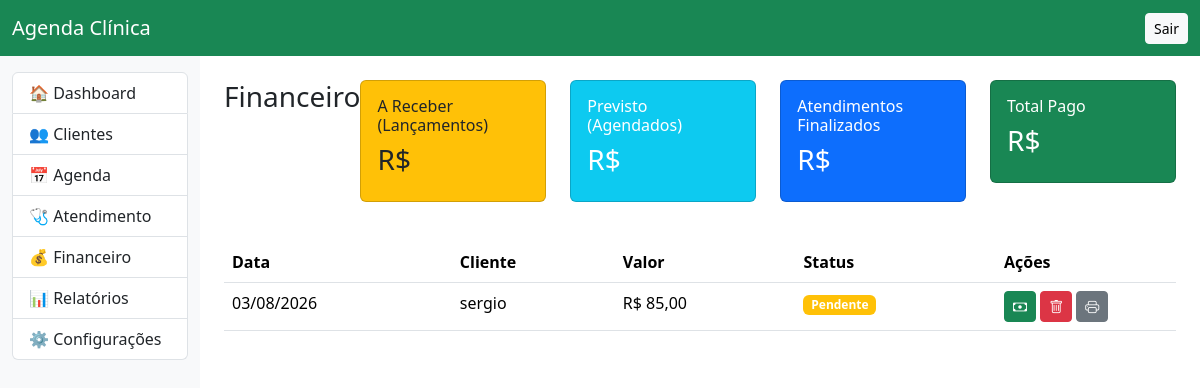
Screenshot of /financeiro/ (signed in) with the database file from the repository.
### financeiro/models.py (models this page shows, shortened)
class Lancamento(models.Model):
    cliente = models.ForeignKey(Cliente, on_delete=models.CASCADE)
    atendimento = models.OneToOneField(Atendimento, on_delete=models.CASCADE, null=True, blank=True)
    data = models.DateField()
    valor = models.DecimalField(max_digits=10, decimal_places=2)
    forma_pagamento = models.CharField(max_length=30, blank=True)
    status = models.CharField(max_length=15, choices=STATUS_CHOICES, default='PENDENTE')
    agendamento = models.OneToOneField(
        Agendamento,
        on_delete=models.SET_NULL,
        null=True,
        blank=True,
        related_name="lancamento"
    )
    descricao = models.CharField(max_length=255, blank=True, default='')
    data_vencimento = models.DateField(null=True, blank=True)
    criado_em = models.DateTimeField(auto_now_add=True, null=True, blank=True)
    alterado_em = models.DateTimeField(auto_now=True)

### clientes/models.py (models this page shows, shortened)
class Cliente(models.Model):
    STATUS = (
        ("ATIVO", "Ativo"),
        ("INATIVO", "Inativo"),
    )
    SEXO = (
        ("M", "Masculino"),
        ("F", "Feminino"),
        ("O", "Outro"),
    )
    nome = models.CharField("Nome", max_length=150)
    cpf = models.CharField(
        "CPF",
        max_length=14,
        blank=True,
        null=True
    )
    nascimento = models.DateField(
        "Nascimento",
        blank=True,
        null=True
    )
    sexo = models.CharField(
        "Sexo",
        max_length=1,
        choices=SEXO,
        blank=True
    )
    telefone = models.CharField(
        "Telefone",
        max_length=20,
        blank=True
    )
    whatsapp = models.CharField(
        "WhatsApp",
        max_length=20,
        blank=True
    )
    email = models.EmailField(
        "E-mail",
        blank=True
    )
    cep = models.CharField(
        max_length=9,
        blank=True
    )
    endereco = models.CharField(
        max_length=200,
        blank=True
    )
    numero = models.CharField(
        max_length=10,
        blank=True
    )
    bairro = models.CharField(
        max_length=100,
        blank=True
    )
    cidade = models.CharField(
        max_length=100,
        blank=True
    )
    uf = models.CharField(
        max_length=2,
        blank=True
    )
    profissional = models.ForeignKey(
        "usuarios.Usuario",
        on_delete=models.SET_NULL,
        null=True,
        blank=True,
        verbose_name="Suelen Garcia de Almeida",
    )
    valor_sessao = models.DecimalField(
        max_digits=10,
        decimal_places=2,
        default=0
    )
    dias_vencimento = models.PositiveIntegerField(
        default=5,
        help_text="Quantidade de dias após o agendamento para o vencimento da fatura"
    )
    total_sessoes = models.PositiveIntegerField(
        default=10
    )
    sessoes_realizadas = models.IntegerField(
    default=0
)
    status = models.CharField(
        max_length=10,
        choices=STATUS,
        default="ATIVO"
    )
    observacoes = models.TextField(
        blank=True
    )
    criado_em = models.DateTimeField(
        auto_now_add=True
    )
    atualizado_em = models.DateTimeField(
        auto_now=True
    )
    class Meta:
        ordering = ["nome"]
        verbose_name = "Cliente"
        verbose_name_plural = "Clientes"

### financeiro/views.py (the view)
# urls.py: path("", views.lista, name="agenda"),
@login_required
def lista(request):
    pesquisa = request.GET.get("q", "")
    status_filter = request.GET.get("status", "")
    lancamentos = Lancamento.objects.select_related("cliente", "agendamento").order_by("-data_vencimento")
    if pesquisa:
        lancamentos = lancamentos.filter(cliente__nome__icontains=pesquisa)
    if status_filter:
        lancamentos = lancamentos.filter(status=status_filter)
    return render(request, "financeiro/lista.html", {
        "financeiro": lancamentos,
        "pesquisa": pesquisa,
        "status": status_filter,
    })

### financeiro/templates/financeiro/lista.html
{% extends 'base.html' %}
{% block content %}
<div class="d-flex justify-content-between mb-3">
    <h3>Financeiro</h3>
<div class="row mb-4">
    <div class="col-md-3">
        <div class="card bg-warning text-dark">
            <div class="card-body">
                <h6 class="card-title">A Receber (Lançamentos)</h6>
                <h3>R$ {{ total_receber|floatformat:2 }}</h3>
            </div>
        </div>
    </div>
    <div class="col-md-3">
        <div class="card bg-info text-white">
            <div class="card-body">
                <h6 class="card-title">Previsto (Agendados)</h6>
                <h3>R$ {{ total_agendados|floatformat:2 }}</h3>
            </div>
        </div>
    </div>
    <div class="col-md-3">
        <div class="card bg-primary text-white">
            <div class="card-body">
                <h6 class="card-title">Atendimentos Finalizados</h6>
                <h3>R$ {{ total_finalizados|floatformat:2 }}</h3>
            </div>
        </div>
    </div>
    <div class="col-md-3">
        <div class="card bg-success text-white">
            <div class="card-body">
                <h6 class="card-title">Total Pago</h6>
                <h3>R$ {{ total_pago|floatformat:2 }}</h3>
            </div>
        </div>
    </div>
</div>
</div>
<table class="table table-hover">
<thead>
<tr>
<th>Data</th>
<th>Cliente</th>
<th>Valor</th>
<th>Status</th>
<th width="180">Ações</th>
</tr>
</thead>
<tbody>
{% for i in financeiro %}
<tr>
<td>{{ i.data|date:"d/m/Y" }}</td>
<td>{{ i.cliente.nome }}</td>
<td>R$ {{ i.valor }}</td>
<td>
{% if i.status == "PAGO" %}
<span class="badge bg-success">
Pago
</span>
{% else %}
<span class="badge bg-warning">
Pendente
</span>
{% endif %}
</td>
<td>
{% if i.status == "PENDENTE" %}
<a href="{% url 'financeiro_baixar' i.id %}"
class="btn btn-success btn-sm">
<i class="bi bi-cash"></i>
</a>
{% else %}
<a href="{% url 'financeiro_estornar' i.id %}"
class="btn btn-warning btn-sm">
<i class="bi bi-arrow-counterclockwise"></i>
</a>
{% endif %}
<a href="{% url 'financeiro_excluir' i.id %}"
class="btn btn-danger btn-sm"
onclick="return confirm('Excluir lançamento?')">
<i class="bi bi-trash"></i>
</a>
<a href="{% url 'recibo' i.id %}"
class="btn btn-secondary btn-sm">
<i class="bi bi-printer"></i>
</a>
</td>
</tr>
{% empty %}
<tr>
<td colspan="5">
Nenhum lançamento encontrado.
</td>
</tr>
{% endfor %}
</tbody>
</table>
{% endblock %}

### rows the page displays
Lancamento: data "03/08/2026", cliente.nome "sergio", valor "85,00", status "Pendente"
